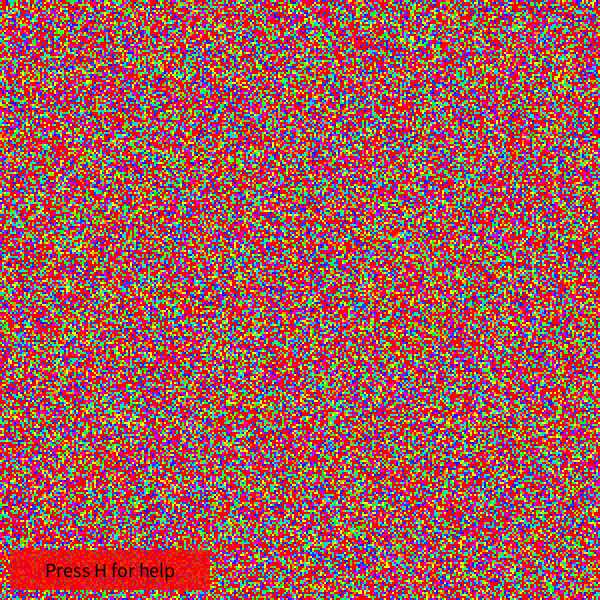
Frame 1 (no input)
Frame 60 (the mouse pressed at the canvas centre just before this capture): identical to frame 1, image omitted
Frame 120 (the mouse held since frame 60 and released just before this capture): identical to frame 1, image omitted

The Processing sketch that drew this single still picture (run headless with seeded random() and noise(); from frame 60 on, the mouse is pressed at the canvas centre):

// Processing sketch: CellularAutomata
// ── CellularAutomata.pde
Automaton ca;

int framesToSkip = 1;
boolean isPlaying = false;
boolean displayHelp = false;

void setup() {
  size(600, 600);
  ca = new CyclicAutomaton(300, 300, 16);
  //ca = new GameOfLife(300, 300);
  //ca = new RPSAutomaton(300, 300);
  ca.initializeRandom();
}

void draw() {
  if (isPlaying && (frameCount % framesToSkip == 0)) {
    ca.step();
  }
  ca.show();

  if (displayHelp) {
    String helpText = "SPACE: stop or start running\n";
    helpText += "UP/DOWN: speed up or down\n";
    helpText += "   currently 1 / " + framesToSkip + "\n";
    helpText += "RIGHT: one step\n";
    helpText += "R: blank grid\n";
    helpText += "A: random grid\n";

    fill(255, 0, 0, 200);
    noStroke();
    rect(10, height - 210, 300, 200);
    fill(0);
    textSize(20);
    textAlign(LEFT);
    text(helpText, 10 + 5, height - 210 + 25);
  } else {
    fill(255, 0, 0, 200);
    noStroke();
    rect(10, height - 50, 200, 40);
    fill(0);
    textSize(20);
    textAlign(CENTER, CENTER);
    text("Press H for help", 10 + 100, height - 30);
  }
}

void keyPressed() {
  if (keyCode == RIGHT) {
    ca.step();
  } else if (keyCode == DOWN) {
    framesToSkip  = min(32, framesToSkip * 2);
  } else if (keyCode == UP) {
    framesToSkip = max(1, framesToSkip / 2);
  } else if (key == 'r' || key == 'R') {
    ca.reset();
  } else if (key == ' ') {
    isPlaying = !isPlaying;
  } else if (key == 'h' || key == 'H') {
    displayHelp = !displayHelp;
  } else if (key == 'a' || key == 'A') {
    ca.initializeRandom();
  }
}

void mousePressed() {
  if (mouseX < width && mouseX > 0 && mouseY < height && mouseY > 0) {
    ca.flip(mouseX, mouseY);
  }
}
void mouseDragged() {
  if (mouseX < width && mouseX > 0 && mouseY < height && mouseY > 0) {
    ca.flip(mouseX, mouseY);
  }
}

// ── Automaton.pde
class Automaton {
  int _width, _height;
  int[][] _grid;
  int _nStates;
  color[] _color;

  int _prevI;
  int _prevJ;

  Automaton(int w, int h) {
    _width = w;
    _height = h;
    _grid = new int[_width][_height];

    _nStates = 2;
    _color = new color[_nStates];
    _color[0] = color(255);
    _color[1] = color(0);

    _prevI = 0;
    _prevJ = 0;
  }

  void initializeRandom() {
    for (int i = 0; i < _width; i++) {
      for (int j = 0; j < _height; j++) {
        _grid[i][j] = floor(random(_nStates));
      }
    }
  }

  void flip(float x, float y) {
    int i = floor(x * _width / width);
    int j = floor(y * _height / height);
    if (i != _prevI || j != _prevJ) {
      _grid[i][j] = (_grid[i][j] + 1) % _nStates;
      _prevI = i;
      _prevJ = j;
    }
  }
  
  void reset() {
    for (int i = 0; i < _width; i++) {
      for (int j = 0; j < _height; j++) {
        _grid[i][j] = 0;
      }
    }
  }

  int countNeighbors(int i, int j) {
    return 0;
  }

  int newState(int oldState, int neighbors) {
    return oldState;
  }

  void step() {
    int[][] next = new int[_width][_height];
    for (int i = 0; i < _width; i++) {
      for (int j = 0; j < _height; j++) {
        int neighbors = countNeighbors(i, j);
        next[i][j] = newState(_grid[i][j], neighbors);
      }
    }
    _grid = next;
  }

  void show() {
    int resW = width / _width;
    int resH = height / _height;

    noStroke();
    for (int i = 0; i < _width; i++) {
      for (int j = 0; j < _height; j++) {
        fill(_color[_grid[i][j]]);
        rect(i * resW, j * resH, resW, resH);
      }
    }
  }
}

// ── CyclicAutomaton.pde
class CyclicAutomaton extends Automaton {
  int _threshold = 2;
  
  CyclicAutomaton(int w, int h) {
    this(w, h, 3);
  }
  
  CyclicAutomaton(int w, int h, int nStates) {
    super(w, h);
    _threshold = 1;

    _nStates = nStates;
    _color = new color[_nStates];
    colorMode(HSB);
    for (int i = 0; i < _nStates; i++) {
      _color[i] = color(map(i, 0, _nStates, 0, 360), 255, 255);
    }
    colorMode(RGB);
  }

  int countNeighbors(int i, int j) {
    int winningState = (_grid[i][j] + 1) % _nStates;
    int[] offsets = new int[]{-1, 0, 1};

    int ans = 0;
    for (int di : offsets) {
      for (int dj : offsets) {
        int ni = (i + di + _width) % _width;
        int nj = (j + dj + _height) % _height;
        if (di != 0 || dj != 0) {
          ans += (_grid[ni][nj] == winningState) ? 1 : 0;
        }
      }
    }
    return ans;
  }

  int newState(int oldState, int neighbors) {
    return (neighbors >= _threshold) ? (oldState + 1) % _nStates : oldState;
  }

  
}

// ── GameOfLife.pde
class GameOfLife extends Automaton{
  GameOfLife(int w, int h) {
    super(w, h);
    
    _nStates = 2;
    _color = new color[_nStates];
    _color[0] = color(255);
    _color[1] = color(0);
  }

  void initializeGlider() {
    this.reset();
    int offsetI = _width/2;
    int offsetJ = _height/2;
    _grid[offsetI  ][offsetJ  ] = 1;
    _grid[offsetI+1][offsetJ  ] = 1;
    _grid[offsetI+2][offsetJ  ] = 1;
    _grid[offsetI+2][offsetJ+1] = 1;
    _grid[offsetI+1][offsetJ+2] = 1;
  }

  int countNeighbors(int i, int j) {
    int ans = 0;
    int[] offsets = new int[]{-1, 0, 1};
    for (int di : offsets) {
      for (int dj : offsets) {
        int ni = (i + di + _width) % _width;
        int nj = (j + dj + _height) % _height;
        ans += _grid[ni][nj];
      }
    }
    return ans - _grid[i][j];
  }

  int newState(int oldState, int neighbors) {
    if (oldState == 0 && neighbors == 3)
      return 1;
    else if (oldState == 1 && !(neighbors == 2 || neighbors == 3))
      return 0;

    return oldState;
  }
}

// ── RockPaperScissorAutomaton.pde
class RPSAutomaton extends Automaton {
  int _threshold = 2;

  RPSAutomaton(int w, int h) {
    super(w, h);

    _nStates = 3;
    _color = new color[_nStates];
    _color[0] = color(255, 255, 0); // rock
    _color[1] = color(0, 255, 255); // paper
    _color[2] = color(255, 0, 255); // scissor
  }

  int countNeighbors(int i, int j) {
    int winningState = (_grid[i][j] + 1) % _nStates;
    int[] offsets = new int[]{-1, 0, 1};

    int ans = 0;
    for (int di : offsets) {
      for (int dj : offsets) {
        int ni = (i + di + _width) % _width;
        int nj = (j + dj + _height) % _height;
        if (di != 0 || dj != 0) {
          ans += (_grid[ni][nj] == winningState) ? 1 : 0;
        }
      }
    }
    return ans;
  }

  int newState(int oldState, int neighbors) {
    return (neighbors > _threshold) ? (oldState + 1) % _nStates : oldState;
  }
  
  void reset() {
    this.initializeRandom();
  }

  
}
